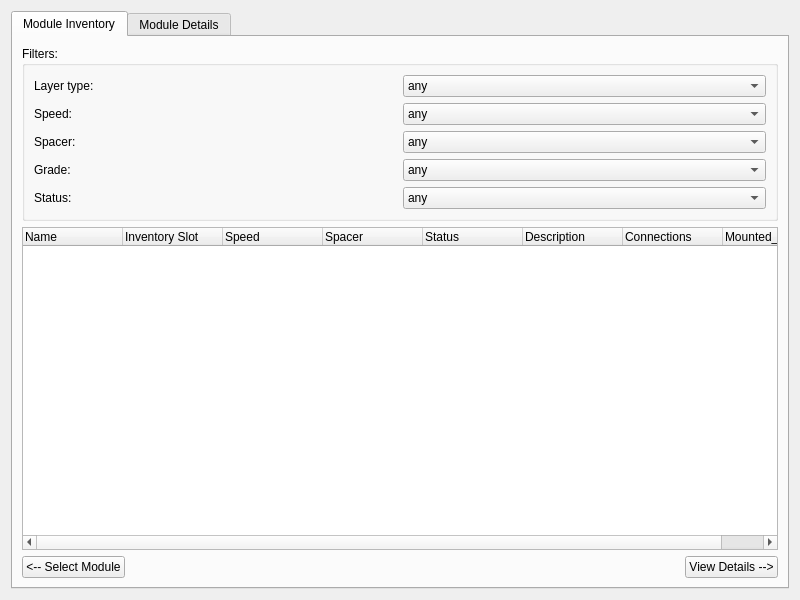
<?xml version="1.0" encoding="UTF-8"?>
<ui version="4.0">
 <class>ModuleDBWidget</class>
 <widget class="QWidget" name="ModuleDBWidget">
  <property name="geometry">
   <rect>
    <x>0</x>
    <y>0</y>
    <width>800</width>
    <height>600</height>
   </rect>
  </property>
  <layout class="QVBoxLayout" name="verticalLayout">
   <item>
    <widget class="QTabWidget" name="tabWidget">
     <widget class="QWidget" name="tab_2">
      <attribute name="title">
       <string>Module Inventory</string>
      </attribute>
      <layout class="QVBoxLayout" name="verticalLayout_7">
       <item>
        <widget class="QGroupBox" name="groupBox">
         <property name="title">
          <string>Filters:</string>
         </property>
         <layout class="QGridLayout" name="gridLayout_5">
          <item row="0" column="0">
           <widget class="QLabel" name="label_4">
            <property name="text">
             <string>Layer type:</string>
            </property>
           </widget>
          </item>
          <item row="0" column="1">
           <widget class="QComboBox" name="layertypeCB">
            <item>
             <property name="text">
              <string>any</string>
             </property>
            </item>
           </widget>
          </item>
          <item row="1" column="0">
           <widget class="QLabel" name="label_8">
            <property name="text">
             <string>Speed:</string>
            </property>
           </widget>
          </item>
          <item row="1" column="1">
           <widget class="QComboBox" name="speedCB">
            <item>
             <property name="text">
              <string>any</string>
             </property>
            </item>
            <item>
             <property name="text">
              <string>5G</string>
             </property>
            </item>
            <item>
             <property name="text">
              <string>10G</string>
             </property>
            </item>
           </widget>
          </item>
          <item row="2" column="0">
           <widget class="QLabel" name="label_9">
            <property name="text">
             <string>Spacer:</string>
            </property>
           </widget>
          </item>
          <item row="2" column="1">
           <widget class="QComboBox" name="spacerCB">
            <item>
             <property name="text">
              <string>any</string>
             </property>
            </item>
            <item>
             <property name="text">
              <string>4.0mm</string>
             </property>
            </item>
            <item>
             <property name="text">
              <string>2.6mm</string>
             </property>
            </item>
            <item>
             <property name="text">
              <string>1.8mm</string>
             </property>
            </item>
           </widget>
          </item>
          <item row="3" column="0">
           <widget class="QLabel" name="label_10">
            <property name="text">
             <string>Grade:</string>
            </property>
           </widget>
          </item>
          <item row="3" column="1">
           <widget class="QComboBox" name="spacerCB_2">
            <item>
             <property name="text">
              <string>any</string>
             </property>
            </item>
           </widget>
          </item>
          <item row="4" column="0">
           <widget class="QLabel" name="label_11">
            <property name="text">
             <string>Status:</string>
            </property>
           </widget>
          </item>
          <item row="4" column="1">
           <widget class="QComboBox" name="spacerCB_3">
            <item>
             <property name="text">
              <string>any</string>
             </property>
            </item>
            <item>
             <property name="text">
              <string>Ready For Mounting</string>
             </property>
            </item>
            <item>
             <property name="text">
              <string>Mounted</string>
             </property>
            </item>
            <item>
             <property name="text">
              <string>To Be Tested</string>
             </property>
            </item>
           </widget>
          </item>
         </layout>
        </widget>
       </item>
       <item>
        <widget class="QTreeWidget" name="treeWidget">
         <column>
          <property name="text">
           <string>Name</string>
          </property>
         </column>
         <column>
          <property name="text">
           <string>Inventory Slot</string>
          </property>
         </column>
         <column>
          <property name="text">
           <string>Speed</string>
          </property>
         </column>
         <column>
          <property name="text">
           <string>Spacer</string>
          </property>
         </column>
         <column>
          <property name="text">
           <string>Status</string>
          </property>
         </column>
         <column>
          <property name="text">
           <string>Description</string>
          </property>
         </column>
         <column>
          <property name="text">
           <string>Connections</string>
          </property>
         </column>
         <column>
          <property name="text">
           <string>Mounted_on</string>
          </property>
         </column>
        </widget>
       </item>
       <item>
        <layout class="QHBoxLayout" name="horizontalLayout_10">
         <item>
          <widget class="QPushButton" name="selectModulePB">
           <property name="text">
            <string>&lt;-- Select Module</string>
           </property>
          </widget>
         </item>
         <item>
          <spacer name="horizontalSpacer_9">
           <property name="orientation">
            <enum>Qt::Horizontal</enum>
           </property>
           <property name="sizeHint" stdset="0">
            <size>
             <width>40</width>
             <height>20</height>
            </size>
           </property>
          </spacer>
         </item>
         <item>
          <widget class="QPushButton" name="viewDetailsPB">
           <property name="text">
            <string>View Details --&gt;</string>
           </property>
          </widget>
         </item>
        </layout>
       </item>
      </layout>
     </widget>
     <widget class="QWidget" name="moduleDetailsTab">
      <attribute name="title">
       <string>Module Details</string>
      </attribute>
      <layout class="QVBoxLayout" name="verticalLayout_8">
       <item>
        <widget class="QLabel" name="moduleNameLabel">
         <property name="font">
          <font>
           <pointsize>14</pointsize>
           <weight>75</weight>
           <bold>true</bold>
          </font>
         </property>
         <property name="text">
          <string/>
         </property>
         <property name="alignment">
          <set>Qt::AlignCenter</set>
         </property>
        </widget>
       </item>
       <item>
        <widget class="QTreeWidget" name="detailsTree">
         <property name="columnCount">
          <number>2</number>
         </property>
         <column>
          <property name="text">
           <string>Field</string>
          </property>
         </column>
         <column>
          <property name="text">
           <string>Value</string>
          </property>
         </column>
        </widget>
       </item>
       <item>
        <layout class="QHBoxLayout" name="horizontalLayout_11">
         <item>
          <widget class="QPushButton" name="editDetailsButton">
           <property name="text">
            <string>Edit Selected</string>
           </property>
          </widget>
         </item>
         <item>
          <widget class="QPushButton" name="saveDetailsButton">
           <property name="text">
            <string>Save Changes</string>
           </property>
          </widget>
         </item>
         <item>
          <widget class="QPushButton" name="disconnectButton">
           <property name="text">
            <string>Disconnect</string>
           </property>
          </widget>
         </item>
        </layout>
       </item>
      </layout>
     </widget>
    </widget>
   </item>
  </layout>
 </widget>
 <resources/>
 <connections/>
</ui>
